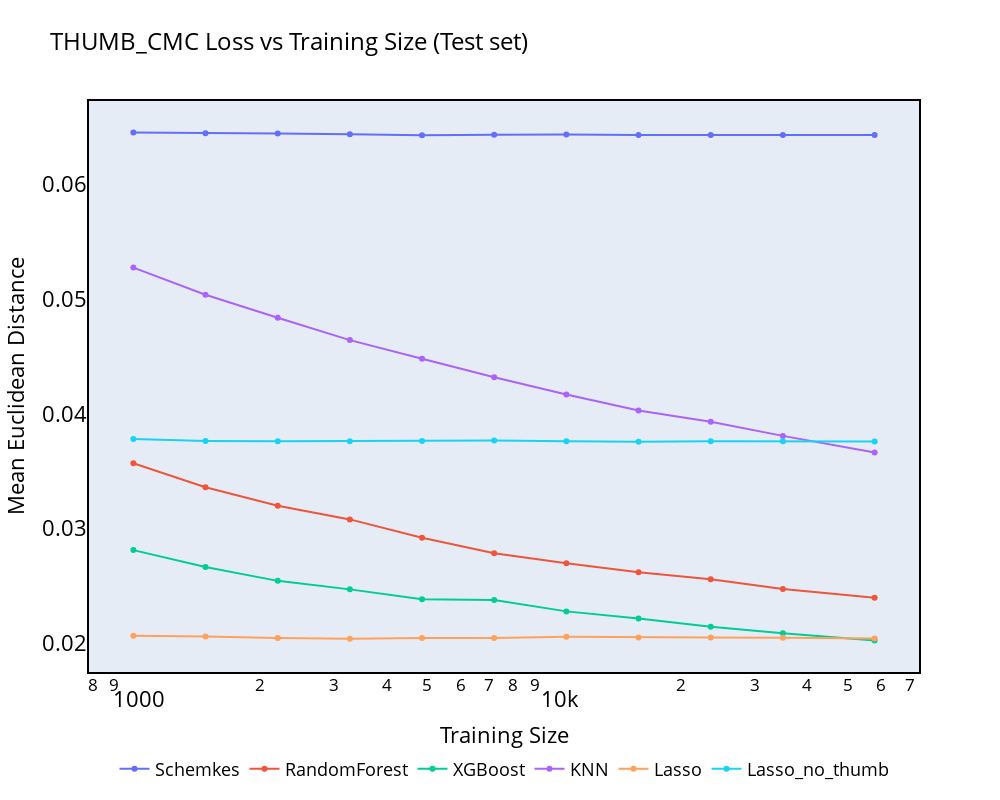

Here is the notebook cell this chart was saved with:
### Code cell
# PLOT USING PLOTLY GRAPH OBJECTS
import plotly.graph_objects as go

# PLOT ONLY TEST ERROR
fig = go.Figure()
for model, model_data in data_random.items():
    fig.add_trace(
        go.Scatter(
            x=x_values, y=model_data["Test_Error"], mode="lines+markers", name=model
        )
    )

fig.update_layout(
    title="THUMB_CMC Loss vs Training Size (Test set)",
    width=1000,
    height=800,
    xaxis_title="Training Size",
    yaxis_title="Mean Euclidean Distance",
    xaxis_type="log",
)
# Draw rectangle as border
fig.add_shape(
    dict(
        type="rect",
        xref="paper",
        yref="paper",
        x0=0,
        y0=0,
        x1=1,
        y1=1,
        line=dict(color="black", width=2),
    )
)
# Remove gridlines
fig.update_xaxes(showgrid=False)
fig.update_yaxes(showgrid=False)

# Make title font bigger
fig.update_layout(title_font_size=24)

# Make text color black
fig.update_layout(font=dict(color="black"))

# Set font to times new roman
# fig.update_layout(font=dict(family="Times New Roman"))
# Increase font of y and x axis
fig.update_xaxes(tickfont=dict(size=22))
fig.update_yaxes(tickfont=dict(size=22))
# Increase font of xaxis_title
fig.update_xaxes(title_font=dict(size=22))
# Increase font of yaxis_title
fig.update_yaxes(title_font=dict(size=22))
# Make legend bottom
fig.update_layout(
    legend=dict(
        orientation="h",  # Horizontal orientation
        yanchor="bottom",  # Anchor to the bottom of the legend
        y=-0.2,  # Adjust y position to move it slightly below the plot
        xanchor="center",  # Anchor to the center of the legend
        x=0.5  # Position the legend in the middle of the x-axis
    )
)
# Incraese legend font
fig.update_layout(legend=dict(font=dict(size=18)))
fig.show()
# Save to plots/REAL/THUMB_CMC_Loss_vs_Training_Size.png

### Figure 1 — Plotly figure (JSON) as saved in the notebook; plotly's stock layout.template omitted (floating-point values rounded to 4 significant figures)
{"data": [{"mode": "lines+markers", "name": "Schemkes", "type": "scatter", "x": [1000, 1484, 2204, 3271, 4856, 7208, 10700, 15883, 23578, 35000, 57837], "y": [0.06456, 0.06448, 0.06446, 0.06439, 0.06432, 0.06435, 0.06439, 0.06434, 0.06433, 0.06433, 0.06433]}, {"mode": "lines+markers", "name": "RandomForest", "type": "scatter", "x": [1000, 1484, 2204, 3271, 4856, 7208, 10700, 15883, 23578, 35000, 57837], "y": [0.03568, 0.03359, 0.03197, 0.03078, 0.02917, 0.02783, 0.02696, 0.02616, 0.02556, 0.02471, 0.02394]}, {"mode": "lines+markers", "name": "XGBoost", "type": "scatter", "x": [1000, 1484, 2204, 3271, 4856, 7208, 10700, 15883, 23578, 35000, 57837], "y": [0.0281, 0.02663, 0.02542, 0.02467, 0.02381, 0.02375, 0.02275, 0.02214, 0.0214, 0.02085, 0.0202]}, {"mode": "lines+markers", "name": "KNN", "type": "scatter", "x": [1000, 1484, 2204, 3271, 4856, 7208, 10700, 15883, 23578, 35000, 57837], "y": [0.05276, 0.05039, 0.04839, 0.04643, 0.04481, 0.04319, 0.04169, 0.04028, 0.0393, 0.03807, 0.03662]}, {"mode": "lines+markers", "name": "Lasso", "type": "scatter", "x": [1000, 1484, 2204, 3271, 4856, 7208, 10700, 15883, 23578, 35000, 57837], "y": [0.02062, 0.02057, 0.02044, 0.02037, 0.02043, 0.02042, 0.02053, 0.02047, 0.02048, 0.02045, 0.02039]}, {"mode": "lines+markers", "name": "Lasso_no_thumb", "type": "scatter", "x": [1000, 1484, 2204, 3271, 4856, 7208, 10700, 15883, 23578, 35000, 57837], "y": [0.03779, 0.03763, 0.03759, 0.0376, 0.03762, 0.03767, 0.03761, 0.03757, 0.0376, 0.03761, 0.03758]}], "layout": {"font": {"color": "black"}, "height": 800, "legend": {"font": {"size": 18}, "orientation": "h", "x": 0.5, "xanchor": "center", "y": -0.2, "yanchor": "bottom"}, "shapes": [{"line": {"color": "black", "width": 2}, "type": "rect", "x0": 0, "x1": 1, "xref": "paper", "y0": 0, "y1": 1, "yref": "paper"}], "title": {"font": {"size": 24}, "text": "THUMB_CMC Loss vs Training Size (Test set)"}, "width": 1000, "xaxis": {"showgrid": false, "tickfont": {"size": 22}, "title": {"font": {"size": 22}, "text": "Training Size"}, "type": "log"}, "yaxis": {"showgrid": false, "tickfont": {"size": 22}, "title": {"font": {"size": 22}, "text": "Mean Euclidean Distance"}}}}
